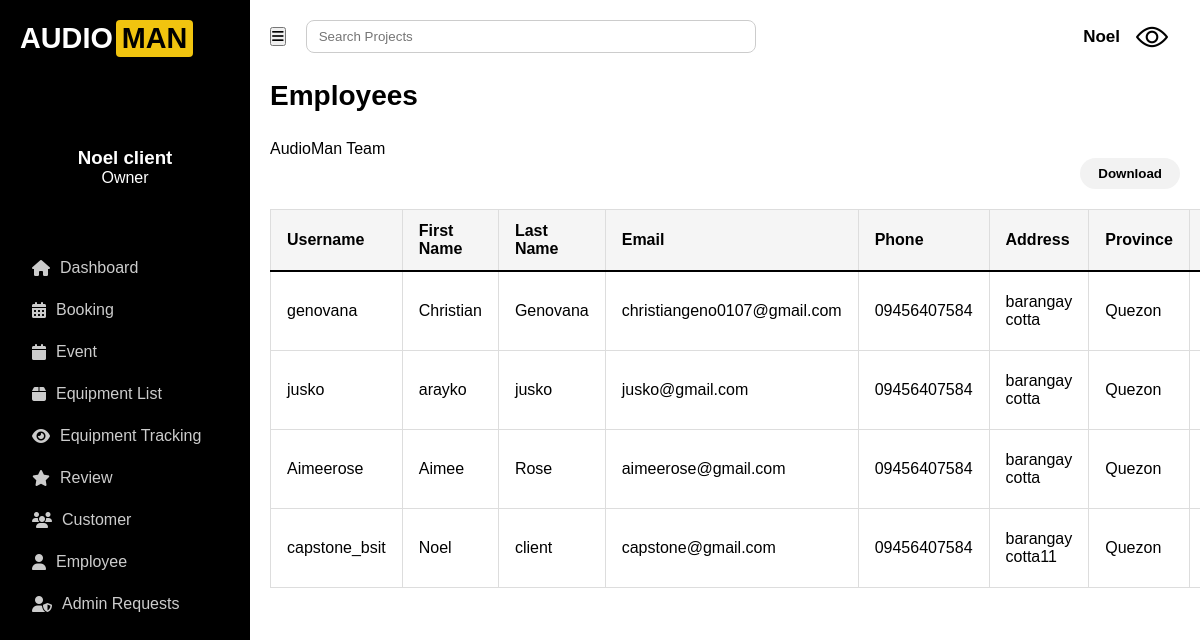
Page /accounts/employee/ (signed in) on the earlier database version.
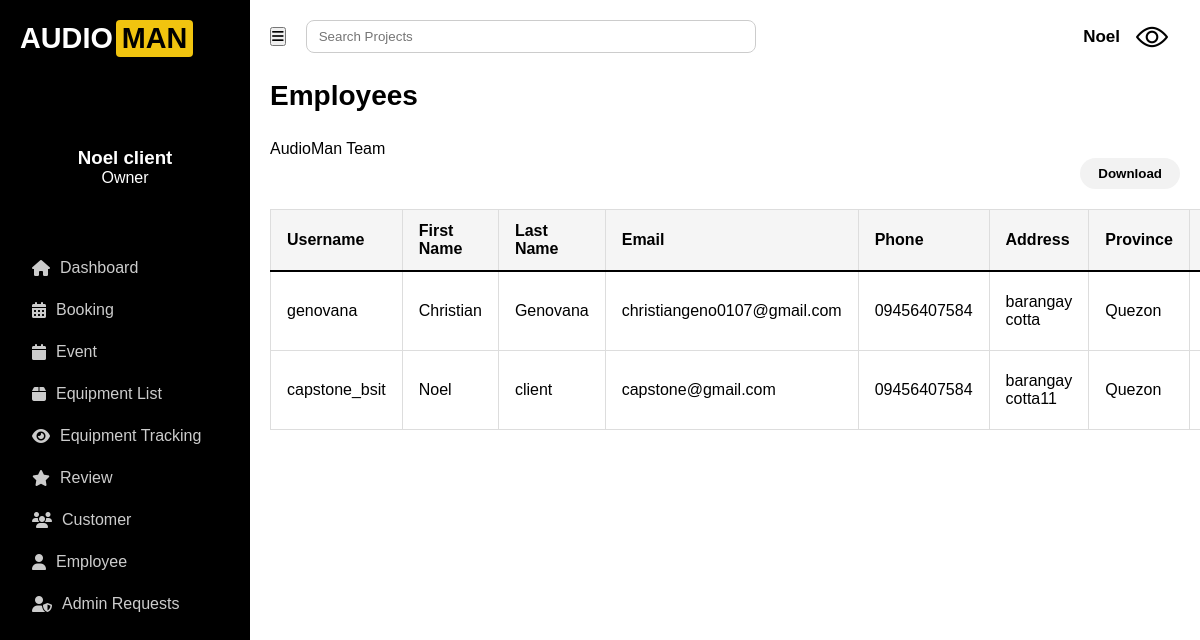
Same page on the later database version.
### accounts/models.py (models this page shows, shortened)
class Profile(models.Model):
    user = models.OneToOneField(User, on_delete=models.CASCADE)
    contact_number = models.CharField(max_length=20)
    province = models.CharField(max_length=100)
    city = models.CharField(max_length=100)
    address = models.CharField(max_length=255, blank=True, null=True)
    profile_picture = models.ImageField(upload_to='profile_pictures/', blank=True, null=True)
    requested_admin = models.BooleanField(default=False)

### accounts/views.py (the view)
    def wrapper(request, *args, **kwargs):
        if not request.user.is_authenticated:
            print("User is not authenticated.")  # Debugging line
            return redirect("login")
        if not request.user.is_staff and not request.user.is_superuser:
            print(f"User {request.user.username} does not have admin privileges.")  # Debugging line
            raise PermissionDenied  # User is denied access
        return view_func(request, *args, **kwargs)

### accounts/views.py (called while the page is built)
def admin_only(view_func):
    def wrapper(request, *args, **kwargs):
        if not request.user.is_authenticated:
            print("User is not authenticated.")  # Debugging line
            return redirect("login")
        if not request.user.is_staff and not request.user.is_superuser:
            print(f"User {request.user.username} does not have admin privileges.")  # Debugging line
            raise PermissionDenied  # User is denied access
        return view_func(request, *args, **kwargs)
    return wrapper

@login_required
@admin_only
def employee(request):
    employees = Profile.objects.filter(user__is_staff=True)  # Only current admins
    return render(request, 'client/employee.html', {'employees': employees})

### accounts/templates/client/employee.html (shortened to what this page needs)
{% extends 'client-base.html' %}
{% block content %}
  <div class="dashboard-header tracking">
    <h1>Employees</h1>
    <p>AudioMan Team</p>
  </div>
  <div class="download-wrapper">
    <button class="download-btn">Download</button>
  </div>
  <table>
    <thead>
      <tr>
        <th>Username</th>
        <th>First Name</th>
        <th>Last Name</th>
        <th>Email</th>
        <th>Phone</th>
        <th>Address</th>
        <th>Province</th>
        <th>City</th>
      </tr>
    </thead>
    <tbody>
      {% for profile in employees %}
        <tr>
          <td>{{ profile.user.username }}</td>
          <td>{{ profile.user.first_name }}</td>
          <td>{{ profile.user.last_name }}</td>
          <td>{{ profile.user.email }}</td>
          <td>{{ profile.contact_number }}</td>
          <td>{{ profile.address }}</td>
          <td>{{ profile.province }}</td>
          <td>{{ profile.city }}</td>
        </tr>
      {% empty %}
        <tr>
          <td colspan="9">No approved employees found.</td>
        </tr>
      {% endfor %}
    </tbody>
  </table>
{% endblock %}

Differences in the rows shown:
removed Profile: user.username "jusko", user.first_name "arayko", user.last_name "jusko", user.email "jusko@gmail.com", contact_number "09456407584", address "barangay cotta", province "Quezon"
removed Profile: user.username "Aimeerose", user.first_name "Aimee", user.last_name "Rose", user.email "aimeerose@gmail.com", contact_number "09456407584", address "barangay cotta", province "Quezon"
